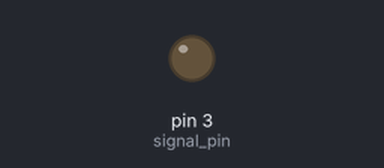
Simulated run of this sketch. Board: Arduino Uno, built with avr-gcc and run on an emulated ATmega328P. Shown: output pins drawn as LEDs (lit = HIGH).

Above: at 1.5 s.
At 3.7 s:
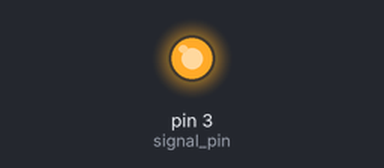
Timing chart, 0 to 5.9 s (numbered marks = the images above):
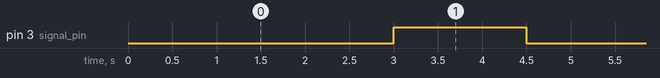

Measured:
- by itself, pin 3 (signal_pin): alternates HIGH for 1.5 s and LOW for 3.0 s

The sketch:

relay_test.ino
```cpp
const int signal_pin = 3;
const int work_time_ms = 3000;
const int stop_time_ms = 1500;

void open_gate()
{
  digitalWrite(signal_pin, LOW);
}

void close_gate()
{
  digitalWrite(signal_pin, HIGH);
}

void setup()
{
  pinMode(signal_pin, OUTPUT);
  close_gate();
}

void loop()
{
  open_gate();
  delay(work_time_ms);
  close_gate();
  delay(stop_time_ms);
}
```
